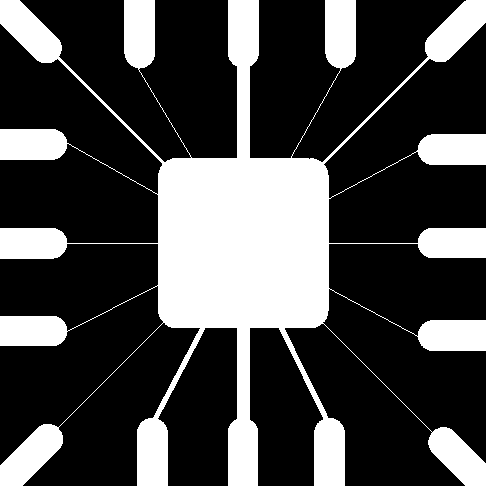
#> input picture images/wirebond-mask.tif, 486 x 486 px, found by its file name
$ python line_detection.py
#> lines starting #> are read from the running program, lines starting #| are printed output that depends on the picture; after the words box and inside, x2 and y2 are one past the last pixel; in counts of white or black regions, pixels touching at a corner belong together
import numpy as np
import matplotlib.pyplot as plt
import cv2


def get_mask(type):
    masks = {
        'horizontal': np.array([
        [-1, -1, -1],
        [ 2,  2,  2],
        [-1, -1, -1],
    ]),

    'vertical': np.array([
        [-1, 2, -1],
        [-1, 2, -1],
        [-1, 2, -1],
    ]),

    'p45': np.array([
        [ 2, -1, -1],
        [-1,  2, -1],
        [-1, -1,  2],
    ]),

    'n45': np.array([
        [-1, -1,  2],
        [-1,  2, -1],
        [ 2, -1, -1],
    ])
    }

    return masks[type]

def line_detect(image, type='horizontal'):
    mask = get_mask(type)

    M = image.shape[0]
    N = image.shape[1]

    pad_x = 1
    pad_y = 1

    new_image = np.zeros((M+pad_x, N+pad_y))
    image_p = np.zeros((M+pad_x, N+pad_y))
    image_p[pad_x: M + pad_x, pad_y: N + pad_y] = image

    for i in range(M - 2 * pad_x):
        for j in range(N - 2 * pad_y):
            x = image_p[i : i + mask.shape[0], j : j + mask.shape[1]] * mask
            new_image[i + pad_x, j + pad_y] = np.sum(x)

    new_image[new_image <= 0] = 0
    new_image = new_image - np.min(new_image)
    new_image = new_image / np.max(new_image)
    new_image = new_image * 255
    new_image =  new_image[pad_x: M + pad_x, pad_y: N + pad_y].astype(np.uint8)
    # new_image[new_image > 0] = 1
    return new_image


if __name__ == '__main__':
    image = cv2.imread('./images/wirebond-mask.tif', cv2.IMREAD_GRAYSCALE)
#> image: shape (486, 486); 28.1% white; 1 white region, box (x1, y1, x2, y2) and area: (0, 0, 486, 486) 66259
    image = cv2.resize(image, (512, 512))
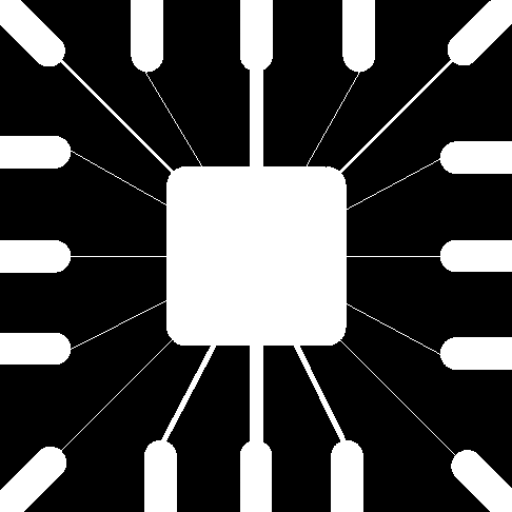
#> image: shape (512, 512); min 0, max 255, mean 71.5

    h_line = line_detect(image, 'horizontal')
#> in line_detect, `image_p[pad_x: M + pad_x, pad_y: N + pad_y] = image`:
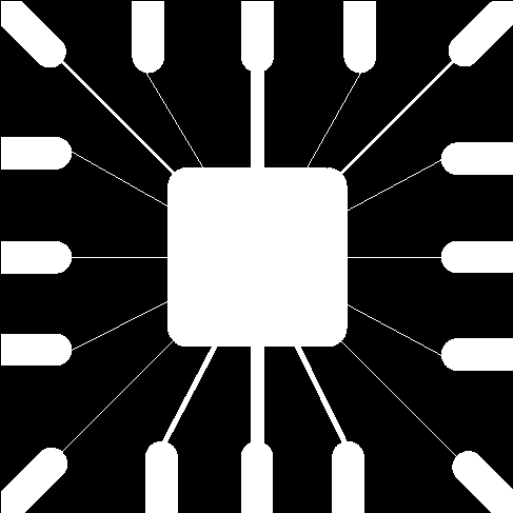
#> image_p: shape (513, 513) float64; min 0, max 255, mean 71.3
#> in line_detect, `new_image[new_image <= 0] = 0`: new_image: shape (513, 513) float64; min 0, max 1419, mean 6.4
    v_line = line_detect(image, 'vertical')
#> call 2 of line_detect, with type = 'vertical'
#> after the loop in line_detect (call 2), `for i in range(M - 2 * pad_x):`:
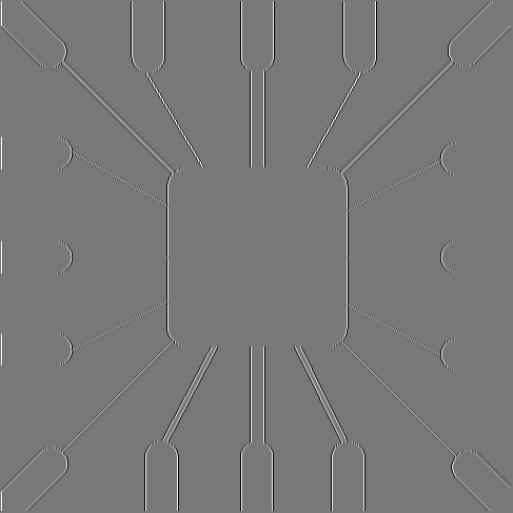
#> new_image: shape (513, 513) float64; min -718, max 797, mean 0.4; drawn with min black and max white
#> in line_detect (call 2), `new_image[new_image <= 0] = 0`: new_image: shape (513, 513) float64; 3.53% of pixels changed, all inside (x1, y1, x2, y2) = (1, 1, 511, 511)
    p45_line = line_detect(image, 'p45')
#> call 3 of line_detect, with type = 'p45'
#> after the loop in line_detect (call 3), `for i in range(M - 2 * pad_x):`:
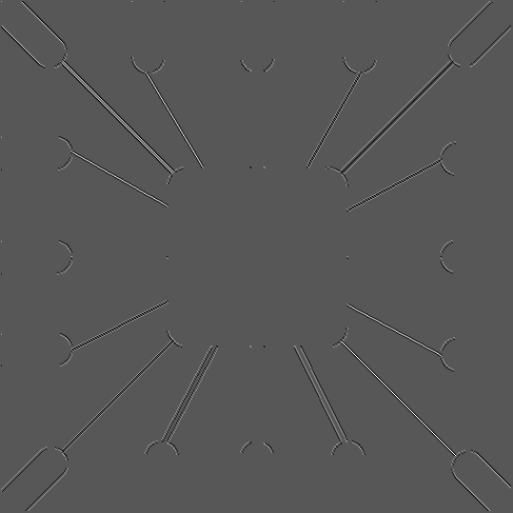
#> new_image: shape (513, 513) float64; min -719, max 1374, mean 0; drawn with min black and max white
#> in line_detect (call 3), `new_image[new_image <= 0] = 0`:
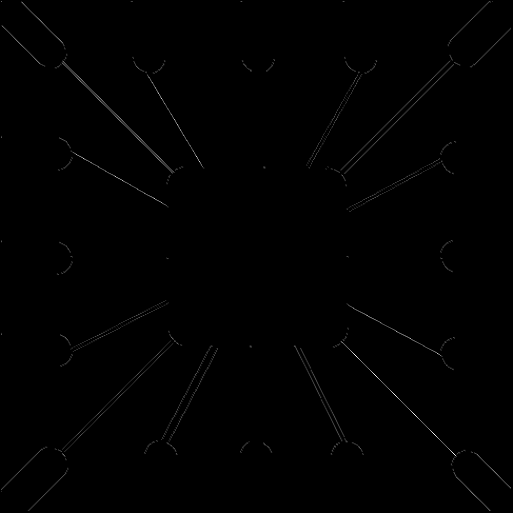
#> new_image: shape (513, 513) float64; 2.75% of pixels changed, all inside (x1, y1, x2, y2) = (1, 1, 511, 511); drawn with min black and max white
    n45_line = line_detect(image, 'n45')
#> call 4 of line_detect, with type = 'n45'
#> after the loop in line_detect (call 4), `for i in range(M - 2 * pad_x):`:
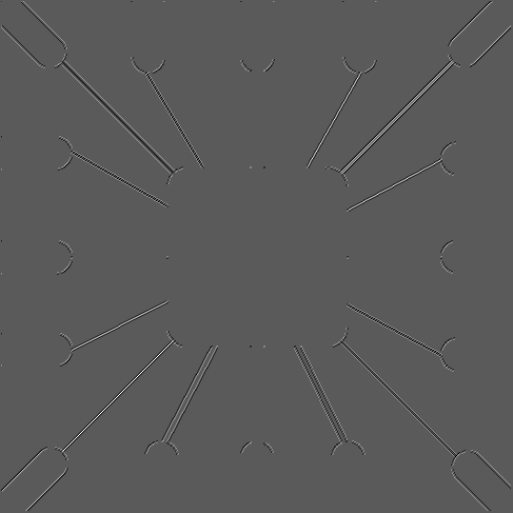
#> new_image: shape (513, 513) float64; min -751, max 1374, mean 0; drawn with min black and max white
#> in line_detect (call 4), `new_image[new_image <= 0] = 0`:
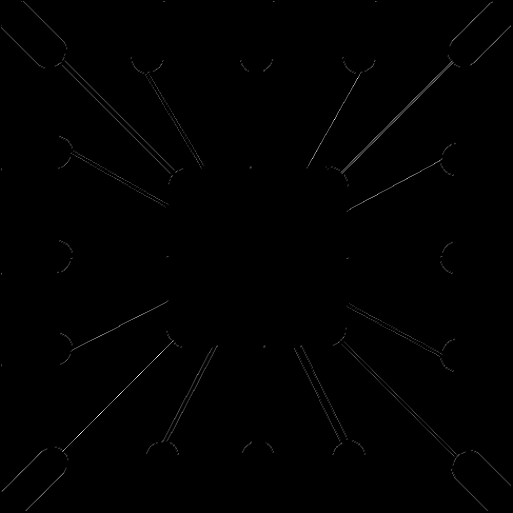
#> new_image: shape (513, 513) float64; 2.74% of pixels changed, all inside (x1, y1, x2, y2) = (1, 1, 511, 511); drawn with min black and max white

    plt.figure()
    plt.imshow(image, cmap='gray')
    plt.title('Original Image')
    plt.axis('off')

    plt.figure()
    plt.imshow(h_line, cmap='gray')
    plt.title('Horizontal Lines')
    plt.axis('off')

    plt.figure()
    plt.imshow(v_line, cmap='gray')
    plt.title('Vertical Lines')
    plt.axis('off')

    plt.figure()
    plt.imshow(p45_line, cmap='gray')
    plt.title('Pos 45 Lines')
    plt.axis('off')

    plt.figure()
    plt.imshow(n45_line, cmap='gray')
    plt.title('Neg 45 Lines')
    plt.axis('off')

    plt.show()
